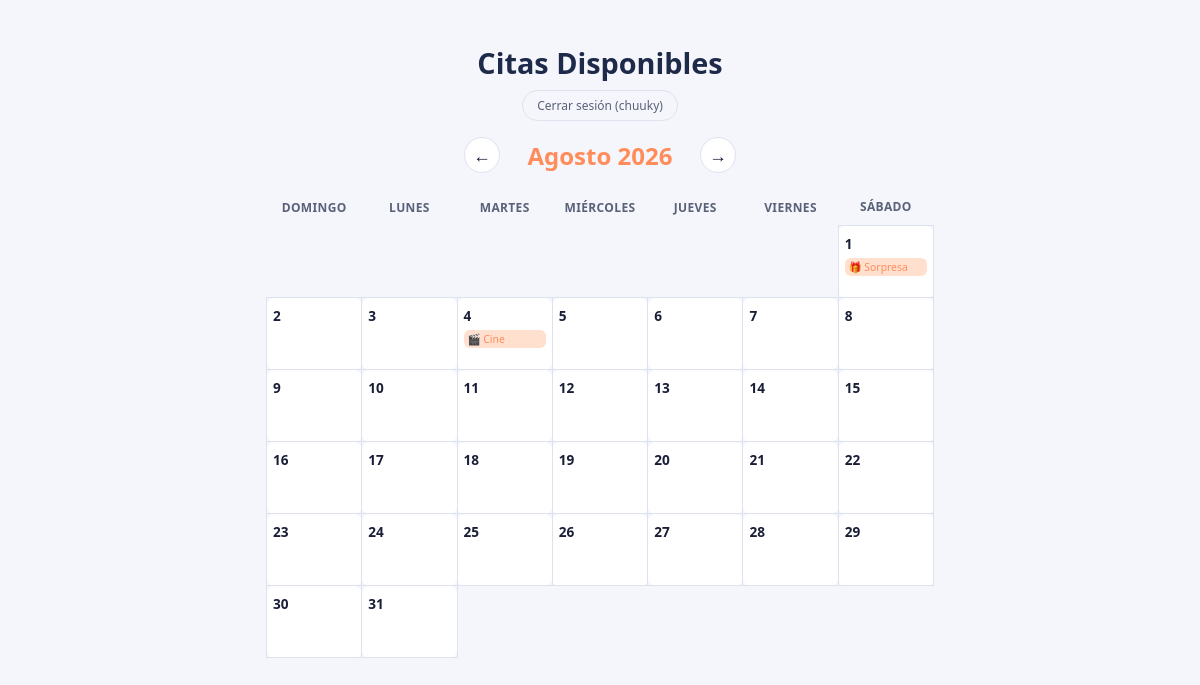
The app's page /calendario/ (signed in), older data.
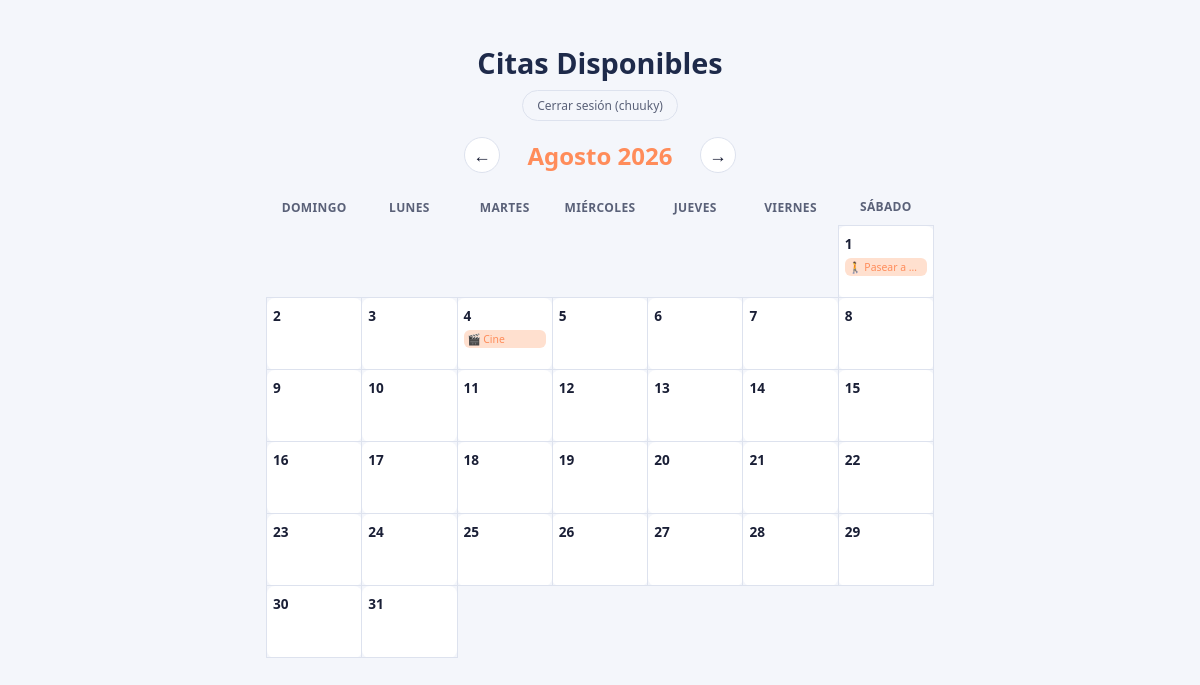
The same page, newer data.
### citas/models.py (models this page shows, shortened)
class Cita(models.Model):
    PLAN_CHOICES = [
        ('comida', '🍽️ Comida'),
        ('cine', '🎬 Cine'),
        ('pasear', '🚶 Pasear a Pincho'),
        ('casa', '🏡 Plan en casa'),
        ('sorpresa', '🎁 Sorpresa'),
    ]
    titulo = models.CharField(max_length=100)
    descripcion = models.TextField(blank=True)
    fecha = models.DateField()
    hora = models.TimeField(blank=True, null=True)
    plan = models.CharField(max_length=20, choices=PLAN_CHOICES, default='sorpresa')

### citas/views.py (the view)
# urls.py: path('', views.calendario, name='calendario'),
@login_required
def calendario(request):
    hoy = date.today()
    anio = int(request.GET.get('anio', hoy.year))
    mes = int(request.GET.get('mes', hoy.month))
    mes_anterior = mes - 1
    anio_mes_anterior = anio
    if mes_anterior == 0:
        mes_anterior = 12
        anio_mes_anterior = anio - 1
    mes_siguiente = mes + 1
    anio_mes_siguiente = anio
    if mes_siguiente == 13:
        mes_siguiente = 1
        anio_mes_siguiente = anio + 1
    cal = calendar.Calendar(firstweekday=6)
    dias_del_mes = cal.monthdayscalendar(anio, mes)
    citas_del_mes = Cita.objects.filter(fecha__year=anio, fecha__month=mes).order_by('hora')
    citas_por_dia = {}
    for cita in citas_del_mes:
        citas_por_dia.setdefault(cita.fecha.day, []).append(cita)
    semanas = []
    for semana in dias_del_mes:
        fila = []
        for dia in semana:
            if dia == 0:
                fila.append(None)
            else:
                fila.append({
                    'numero': dia,
                    'citas': citas_por_dia.get(dia, [])
                })
        semanas.append(fila)
    contexto = {
        'semanas': semanas,
        'nombre_mes': MESES_ES[mes],
        'anio': anio,
        'mes': mes,
        'dias_semana': ['Domingo', 'Lunes', 'Martes', 'Miércoles', 'Jueves', 'Viernes', 'Sábado'],
        'planes': Cita.PLAN_CHOICES,
        'mes_anterior': mes_anterior,
        'anio_mes_anterior': anio_mes_anterior,
        'mes_siguiente': mes_siguiente,
        'anio_mes_siguiente': anio_mes_siguiente,
    }
    return render(request, 'citas/calendario.html', contexto)

### citas/templates/citas/calendario.html (shortened to what this page needs)
{% load static %}
<!DOCTYPE html>
<html lang="es">
<head>
    <link rel="stylesheet" href="{% static 'citas/style.css' %}">
</head>
<body>
    <div class="contenedor-calendario">
        <h1>Citas Disponibles</h1>
        <p style="text-align:center; margin-top:-4px;">
            <a href="{% url 'logout' %}" class="enlace-salir">
                Cerrar sesión ({{ request.user.username }})
            </a>
        </p>
        <div class="nav-mes">
            <a href="{% url 'calendario' %}?anio={{ anio_mes_anterior }}&mes={{ mes_anterior }}" class="boton-nav">&larr;</a>
            <h2>{{ nombre_mes }} {{ anio }}</h2>
            <a href="{% url 'calendario' %}?anio={{ anio_mes_siguiente }}&mes={{ mes_siguiente }}" class="boton-nav">&rarr;</a>
        </div>
        <table class="calendario">
            <thead>
                <tr>
                    {% for dia in dias_semana %}
                        <th>
                            <span class="dia-completo">{{ dia }}</span>
                        </th>
                    {% endfor %}
                </tr>
            </thead>
            <tbody>
                {% for semana in semanas %}
                <tr>
                    {% for dia in semana %}
                        {% if dia is None %}
                            <td class="dia-vacio"></td>
                        {% else %}
                            <td class="dia-con-citas" onclick="gestionarDia(this, {{ dia.numero }})">
                                <span class="numero-dia">{{ dia.numero }}</span>
                                {% for cita in dia.citas %}
                                    <div class="mini-cita"
                                        data-id="{{ cita.id }}"
                                        data-titulo="{{ cita.titulo|escapejs }}"
                                        data-plan="{{ cita.plan }}"
                                        data-plan-texto="{{ cita.get_plan_display }}"
                                        data-hora="{{ cita.hora|default_if_none:'' }}"
                                        data-descripcion="{{ cita.descripcion|escapejs }}"
                                        data-fecha="{{ cita.fecha|date:"Y-m-d" }}">
                                            <span class="mini-cita-texto">{{ cita.get_plan_display }}</span>
                                    </div>
                                {% endfor %}
                            </td>
                        {% endif %}
                    {% endfor %}
                </tr>
                {% endfor %}
            </tbody>
        </table>
    </div>
</body>
</html>

Row changes from the older to the newer data that the page shows:
changed Cita: plan "🎁 Sorpresa" → "🚶 Pasear a…"
